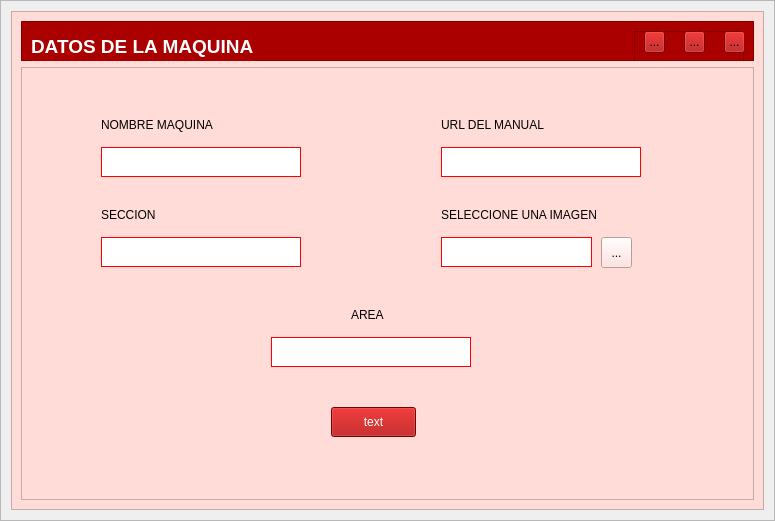
<?xml version="1.0" encoding="UTF-8"?>
<ui version="4.0">
 <class>AddEditWindow</class>
 <widget class="QWidget" name="AddEditWindow">
  <property name="geometry">
   <rect>
    <x>0</x>
    <y>0</y>
    <width>775</width>
    <height>521</height>
   </rect>
  </property>
  <property name="windowTitle">
   <string>Form</string>
  </property>
  <layout class="QVBoxLayout" name="verticalLayout">
   <property name="spacing">
    <number>0</number>
   </property>
   <property name="leftMargin">
    <number>0</number>
   </property>
   <property name="topMargin">
    <number>0</number>
   </property>
   <property name="rightMargin">
    <number>0</number>
   </property>
   <property name="bottomMargin">
    <number>0</number>
   </property>
   <item>
    <widget class="QFrame" name="central_frame">
     <property name="frameShape">
      <enum>QFrame::StyledPanel</enum>
     </property>
     <property name="frameShadow">
      <enum>QFrame::Raised</enum>
     </property>
     <layout class="QVBoxLayout" name="shadow_layout">
      <property name="spacing">
       <number>0</number>
      </property>
      <property name="leftMargin">
       <number>10</number>
      </property>
      <property name="topMargin">
       <number>10</number>
      </property>
      <property name="rightMargin">
       <number>10</number>
      </property>
      <property name="bottomMargin">
       <number>10</number>
      </property>
      <item>
       <widget class="QFrame" name="background_frame">
        <property name="styleSheet">
         <string notr="true">background-color: rgb(255, 220, 215)</string>
        </property>
        <property name="frameShape">
         <enum>QFrame::StyledPanel</enum>
        </property>
        <property name="frameShadow">
         <enum>QFrame::Raised</enum>
        </property>
        <layout class="QVBoxLayout" name="verticalLayout_2">
         <item>
          <widget class="QFrame" name="top_frame">
           <property name="minimumSize">
            <size>
             <width>0</width>
             <height>40</height>
            </size>
           </property>
           <property name="maximumSize">
            <size>
             <width>16777215</width>
             <height>40</height>
            </size>
           </property>
           <property name="styleSheet">
            <string notr="true">background-color: rgb(170, 0, 0);</string>
           </property>
           <property name="frameShape">
            <enum>QFrame::StyledPanel</enum>
           </property>
           <property name="frameShadow">
            <enum>QFrame::Raised</enum>
           </property>
           <layout class="QHBoxLayout" name="horizontalLayout_3">
            <item>
             <widget class="QLabel" name="title_label">
              <property name="minimumSize">
               <size>
                <width>120</width>
                <height>30</height>
               </size>
              </property>
              <property name="font">
               <font>
                <family>Arial</family>
                <pointsize>14</pointsize>
                <bold>true</bold>
               </font>
              </property>
              <property name="styleSheet">
               <string notr="true">color: white
</string>
              </property>
              <property name="text">
               <string>DATOS DE LA MAQUINA</string>
              </property>
             </widget>
            </item>
            <item>
             <spacer name="horizontalSpacer_2">
              <property name="orientation">
               <enum>Qt::Horizontal</enum>
              </property>
              <property name="sizeHint" stdset="0">
               <size>
                <width>40</width>
                <height>20</height>
               </size>
              </property>
             </spacer>
            </item>
            <item>
             <widget class="QFrame" name="buttons_holder_frame">
              <property name="minimumSize">
               <size>
                <width>110</width>
                <height>30</height>
               </size>
              </property>
              <property name="frameShape">
               <enum>QFrame::StyledPanel</enum>
              </property>
              <property name="frameShadow">
               <enum>QFrame::Raised</enum>
              </property>
              <widget class="QToolButton" name="minimize_button">
               <property name="geometry">
                <rect>
                 <x>10</x>
                 <y>0</y>
                 <width>21</width>
                 <height>22</height>
                </rect>
               </property>
               <property name="text">
                <string>...</string>
               </property>
               <property name="icon">
                <iconset>
                 <normaloff>../../icons/minimize-window.png</normaloff>../../icons/minimize-window.png</iconset>
               </property>
               <property name="iconSize">
                <size>
                 <width>25</width>
                 <height>25</height>
                </size>
               </property>
              </widget>
              <widget class="QToolButton" name="restore_button">
               <property name="geometry">
                <rect>
                 <x>50</x>
                 <y>0</y>
                 <width>21</width>
                 <height>22</height>
                </rect>
               </property>
               <property name="text">
                <string>...</string>
               </property>
               <property name="icon">
                <iconset>
                 <normaloff>../../icons/restore-window.png</normaloff>../../icons/restore-window.png</iconset>
               </property>
               <property name="iconSize">
                <size>
                 <width>25</width>
                 <height>25</height>
                </size>
               </property>
              </widget>
              <widget class="QToolButton" name="maximize_button">
               <property name="geometry">
                <rect>
                 <x>50</x>
                 <y>0</y>
                 <width>21</width>
                 <height>22</height>
                </rect>
               </property>
               <property name="text">
                <string>...</string>
               </property>
               <property name="icon">
                <iconset>
                 <normaloff>../../icons/maximize-window.png</normaloff>../../icons/maximize-window.png</iconset>
               </property>
               <property name="iconSize">
                <size>
                 <width>25</width>
                 <height>25</height>
                </size>
               </property>
              </widget>
              <widget class="QToolButton" name="close_button">
               <property name="geometry">
                <rect>
                 <x>90</x>
                 <y>0</y>
                 <width>21</width>
                 <height>22</height>
                </rect>
               </property>
               <property name="text">
                <string>...</string>
               </property>
               <property name="icon">
                <iconset>
                 <normaloff>../../icons/close-window.png</normaloff>../../icons/close-window.png</iconset>
               </property>
               <property name="iconSize">
                <size>
                 <width>25</width>
                 <height>25</height>
                </size>
               </property>
              </widget>
             </widget>
            </item>
           </layout>
          </widget>
         </item>
         <item>
          <widget class="QFrame" name="content_frame">
           <property name="frameShape">
            <enum>QFrame::StyledPanel</enum>
           </property>
           <property name="frameShadow">
            <enum>QFrame::Raised</enum>
           </property>
           <widget class="QLabel" name="label_3">
            <property name="geometry">
             <rect>
              <x>80</x>
              <y>50</y>
              <width>131</width>
              <height>16</height>
             </rect>
            </property>
            <property name="text">
             <string>NOMBRE MAQUINA</string>
            </property>
           </widget>
           <widget class="QLineEdit" name="lineEdit_3">
            <property name="geometry">
             <rect>
              <x>80</x>
              <y>80</y>
              <width>200</width>
              <height>30</height>
             </rect>
            </property>
            <property name="styleSheet">
             <string notr="true">background-color: rgb(255, 255, 255);
border: 1px solid red;</string>
            </property>
           </widget>
           <widget class="QLabel" name="label_4">
            <property name="geometry">
             <rect>
              <x>80</x>
              <y>140</y>
              <width>71</width>
              <height>16</height>
             </rect>
            </property>
            <property name="text">
             <string>SECCION</string>
            </property>
           </widget>
           <widget class="QLineEdit" name="lineEdit_4">
            <property name="geometry">
             <rect>
              <x>80</x>
              <y>170</y>
              <width>200</width>
              <height>30</height>
             </rect>
            </property>
            <property name="styleSheet">
             <string notr="true">background-color: rgb(255, 255, 255);
border: 1px solid red;</string>
            </property>
           </widget>
           <widget class="QLabel" name="label_5">
            <property name="geometry">
             <rect>
              <x>330</x>
              <y>240</y>
              <width>49</width>
              <height>16</height>
             </rect>
            </property>
            <property name="text">
             <string>AREA</string>
            </property>
           </widget>
           <widget class="QLineEdit" name="lineEdit_5">
            <property name="geometry">
             <rect>
              <x>250</x>
              <y>270</y>
              <width>200</width>
              <height>30</height>
             </rect>
            </property>
            <property name="styleSheet">
             <string notr="true">background-color: rgb(255, 255, 255);
border: 1px solid red;</string>
            </property>
           </widget>
           <widget class="QLabel" name="label_6">
            <property name="geometry">
             <rect>
              <x>420</x>
              <y>50</y>
              <width>131</width>
              <height>16</height>
             </rect>
            </property>
            <property name="text">
             <string>URL DEL MANUAL</string>
            </property>
           </widget>
           <widget class="QLineEdit" name="lineEdit_6">
            <property name="geometry">
             <rect>
              <x>420</x>
              <y>80</y>
              <width>200</width>
              <height>30</height>
             </rect>
            </property>
            <property name="styleSheet">
             <string notr="true">background-color: rgb(255, 255, 255);
border: 1px solid red;</string>
            </property>
           </widget>
           <widget class="QLabel" name="label_7">
            <property name="geometry">
             <rect>
              <x>420</x>
              <y>140</y>
              <width>161</width>
              <height>16</height>
             </rect>
            </property>
            <property name="text">
             <string>SELECCIONE UNA IMAGEN</string>
            </property>
           </widget>
           <widget class="QLineEdit" name="lineEdit_7">
            <property name="geometry">
             <rect>
              <x>420</x>
              <y>170</y>
              <width>151</width>
              <height>30</height>
             </rect>
            </property>
            <property name="styleSheet">
             <string notr="true">background-color: rgb(255, 255, 255);
border: 1px solid red;</string>
            </property>
           </widget>
           <widget class="QToolButton" name="toolButton">
            <property name="geometry">
             <rect>
              <x>580</x>
              <y>170</y>
              <width>31</width>
              <height>31</height>
             </rect>
            </property>
            <property name="text">
             <string>...</string>
            </property>
            <property name="icon">
             <iconset>
              <normaloff>../../icons/open-file.png</normaloff>../../icons/open-file.png</iconset>
            </property>
           </widget>
           <widget class="QPushButton" name="add_edit_button">
            <property name="geometry">
             <rect>
              <x>310</x>
              <y>340</y>
              <width>85</width>
              <height>30</height>
             </rect>
            </property>
            <property name="styleSheet">
             <string notr="true">QPushButton{background-color: rgb(170, 0, 0);
color: white;}
QPushButton::hover{background-color:#ffc13b}</string>
            </property>
            <property name="text">
             <string>text</string>
            </property>
            <property name="icon">
             <iconset>
              <normaloff>../../icons/plus.png</normaloff>../../icons/plus.png</iconset>
            </property>
           </widget>
          </widget>
         </item>
        </layout>
       </widget>
      </item>
     </layout>
    </widget>
   </item>
  </layout>
 </widget>
 <resources/>
 <connections/>
</ui>
